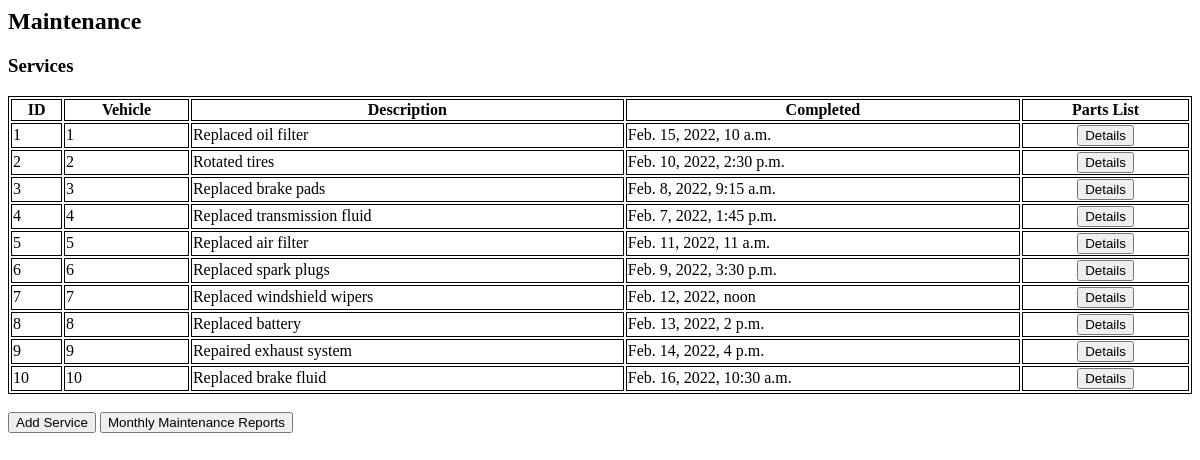
Page /maintenance on the earlier database version.
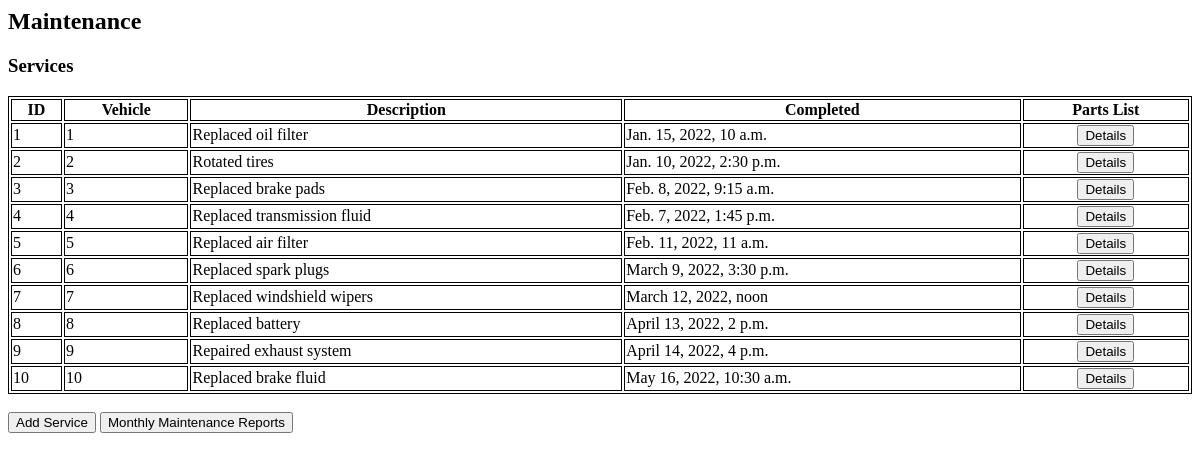
Same page on the later database version.
### truckr/models.py (models this page shows)
class maintenance(models.Model):
    maintID = models.IntegerField(primary_key = True)
    vehID = models.IntegerField()
    description = models.CharField(max_length = 30)
    completed = models.DateTimeField()
    partsList = models.IntegerField()

### truckr/views.py (the view)
# urls.py: path('maintenance', views.maintenanceview, name = 'maintenance'),
def maintenanceview(request):
    username = request.user.username
    nav = navigation(username)
    lst = maintenance.objects.raw("SELECT * FROM truckr_maintenance;")
    context = {'lst':lst,'nav': nav}
    return(render(request, 'truckr/maintenance.html', context))

### truckr/views.py (called while the page is built)
def navigation(username):
    nav = navbar.objects.raw(""" SELECT * FROM truckr_employee JOIN truckr_account ON truckr_employee.employeeID = truckr_account.employeeID JOIN truckr_navbar ON truckr_account.accountType = truckr_navbar.accountType WHERE truckr_employee.username = '%s' ORDER BY id; """ % username)
    return nav

### truckr/templates/truckr/maintenance.html (shortened to what this page needs)
<html>
<body>
	<h2>Maintenance</h2>
<h3> Services </h3>
<table style="width:100%">
       	<tr>
	       	<th>ID</th>
	       	<th>Vehicle</th>
	       	<th>Description</th>
		<th>Completed</th>
		<th>Parts List</th>
       	</tr>
{% if lst %}
	{% for maint in lst %}
	<tr>
		<td>{{maint.maintID}}</td>
		<td>{{maint.vehID}}</td>
		<td>{{maint.description}}</td>
		<td>{{maint.completed}}</td>
		<td style = text-align:center><button type="button" onclick="window.location.href='/maintenanceDetail/{{maint.maintID}}/';">Details</button></td>
	</tr>
	{% endfor %}
{% else %}
	<p>No vehicles are available.</p>
{% endif %}
</table>
<br>
<button type="button" onclick="window.location.href='/admin/truckr/maintenance/add/';">Add Service</button>
<button type="button" onclick="window.location.href='/maintenanceReport/';">Monthly Maintenance Reports</button>
</body>
</html>

Differences in the rows shown:
changed maintenance "Replaced oil filter": completed "Feb. 15, 2022, 10 a.m." → "Jan. 15, 2022, 10 a.m."
changed maintenance "Rotated tires": completed "Feb. 10, 2022, 2:30 p.m." → "Jan. 10, 2022, 2:30 p.m."
changed maintenance "Replaced spark plugs": completed "Feb. 9, 2022, 3:30 p.m." → "March 9, 2022, 3:30 p.m."
changed maintenance "Replaced windshield wipers": completed "Feb. 12, 2022, noon" → "March 12, 2022, noon"
changed maintenance "Replaced battery": completed "Feb. 13, 2022, 2 p.m." → "April 13, 2022, 2 p.m."
changed maintenance "Repaired exhaust system": completed "Feb. 14, 2022, 4 p.m." → "April 14, 2022, 4 p.m."
changed maintenance "Replaced brake fluid": completed "Feb. 16, 2022, 10:30 a.m." → "May 16, 2022, 10:30 a.m."
